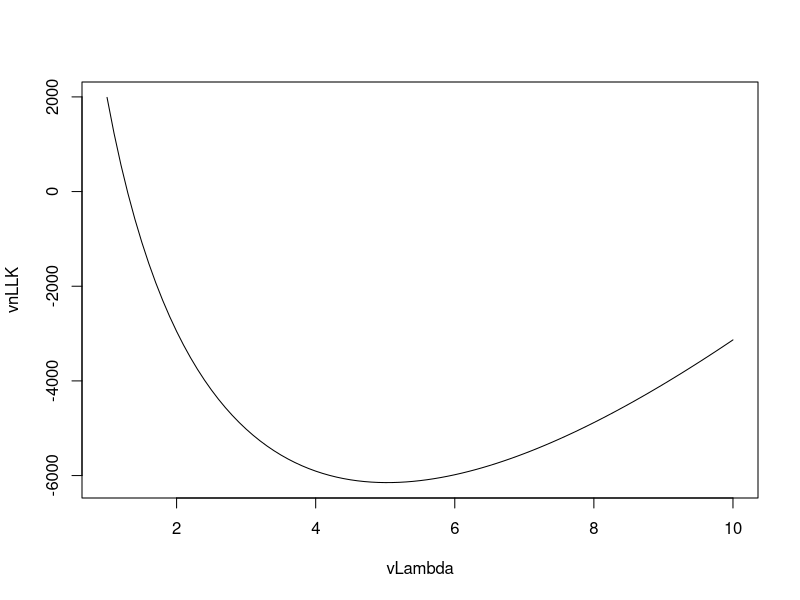

Write R code to recreate this figure. (Note: this script raises an error after producing the figure.)
## ---- chunk 1


dLambda <- 5
vX <- rexp(10000, dLambda)

nLLK <- function(dLambda, vX) {
  dnLLK <- -sum(dexp(vX, dLambda, log = TRUE))
  return(dnLLK)
}

vLambda <- seq(1, 10, by = 0.1)

vnLLK <- sapply(vLambda, nLLK, vX = vX)

plot(vLambda, vnLLK, type = "l")
abline(v = 1 / mean(vY), col = "red")

mean(1 / mean(vX))

optimizer <- optim(2, nLLK,
  method = "L-BFGS-B",
  lower = 1e-6,
  upper = 10,
  vX = vX
)

options(digits = 10)
optimizer$par
1 / mean(vX)
